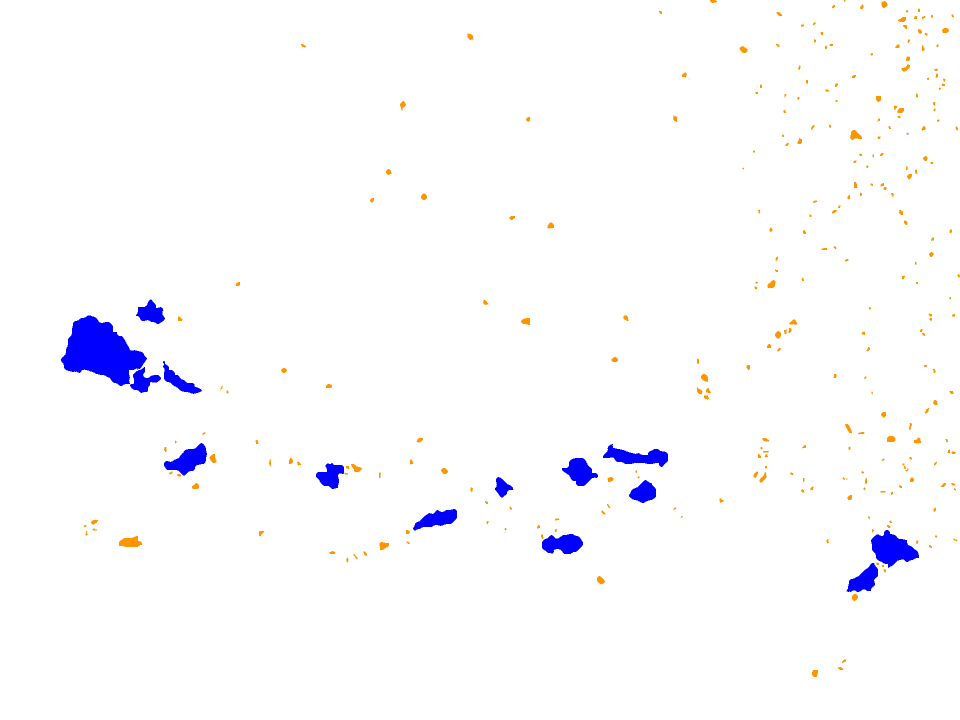
#> input picture benign_4x/_11064_gt.png, 1920 x 1440 px (shown at 1/2 size)
$ python featextract_segment_LAB.py   (older library calls are emulated)
#> lines starting #> are read from the running program, lines starting #| are printed output that depends on the picture
# -*- coding: utf-8 -*-
"""FeatExtract_Segment.ipynb

Automatically generated by Colaboratory.

Original file is located at
    https://colab.research.google.com/drive/1Fw4gvJ_elGPbG4sZnxoYqUlGPoNf_Xbt
"""

from google.colab import drive
drive.mount('/content/gdrive')

import numpy as np
import cv2
import matplotlib.pyplot as plt
from sklearn.cluster import KMeans
import scipy
import os
os.chdir('/content/gdrive/My Drive/MP2/')

#Read Images
img1 = cv2.imread('benign_4x/_11064.tif')
img2 = cv2.imread('benign_4x/_11016.tif')
img3 = cv2.imread('benign_4x/_11001.tif')
img_gt1 = cv2.imread('benign_4x/_11064_gt.png')
#> img_gt1 is the input picture: shape (1440, 1920, 3); mean B, G, R 253.8, 250.7, 251.2
img_gt2 = cv2.imread('benign_4x/_11016_gt.png')
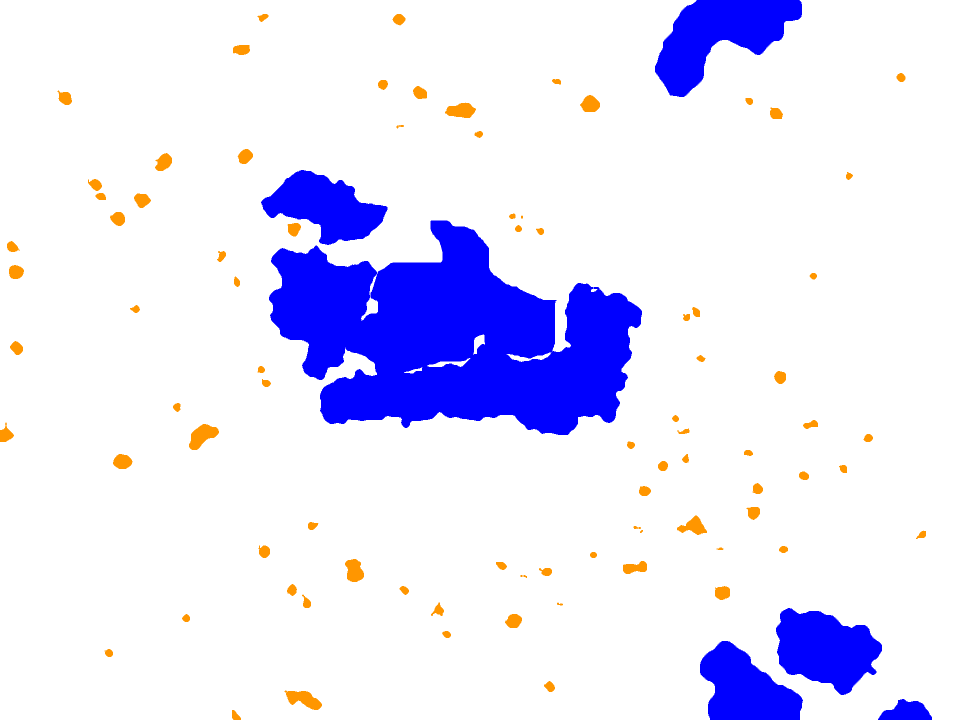
#> input picture benign_4x/_11016_gt.png, 1920 x 1440 px (shown at 1/2 size)
#> img_gt2 is the input picture: shape (1440, 1920, 3); mean B, G, R 252.1, 226.8, 228
img_gt3 = cv2.imread('benign_4x/_11001_gt.png')
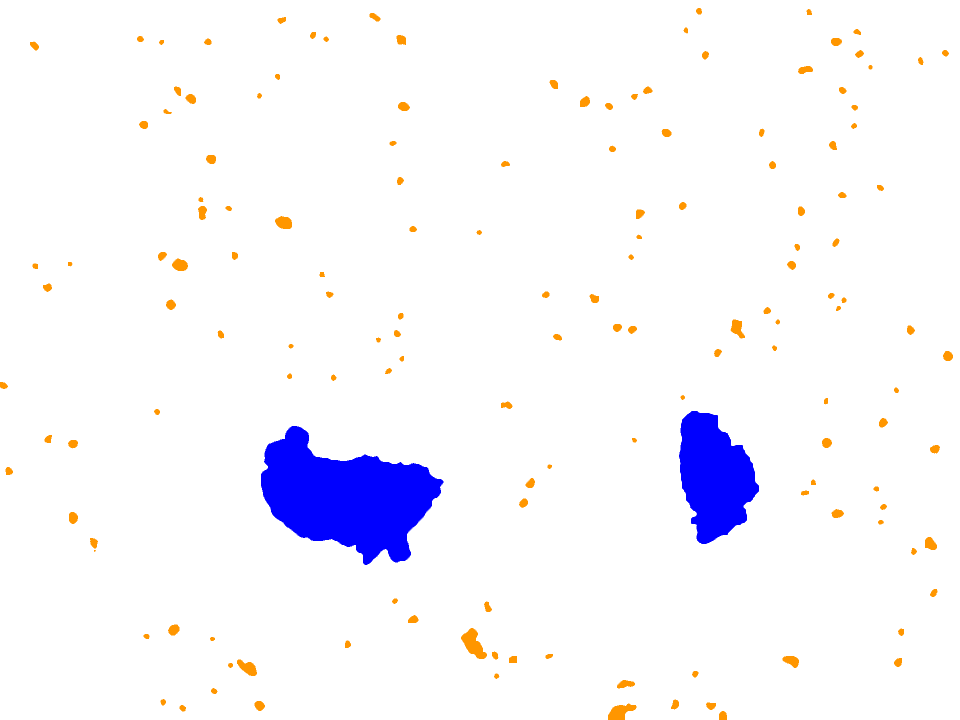
#> input picture benign_4x/_11001_gt.png, 1920 x 1440 px (shown at 1/2 size)
#> img_gt3 is the input picture: shape (1440, 1920, 3); mean B, G, R 252.3, 245.9, 247
img_gt1 = np.array(img_gt1)
img_gt2 = np.array(img_gt2)
img_gt3 = np.array(img_gt3)

def cvt2LAB(img, show):
#> (the run stopped early here; a loop or call above may not have finished)
